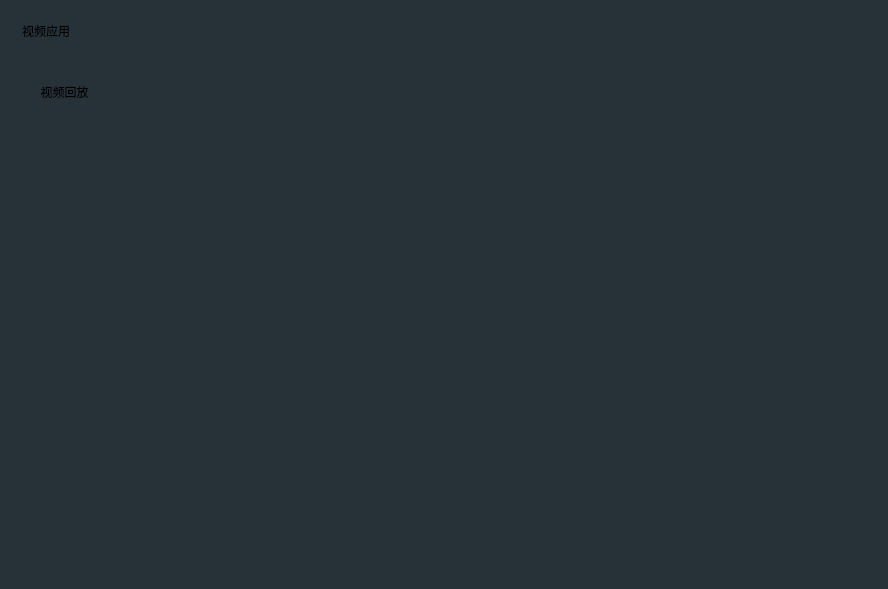
<?xml version="1.0" encoding="UTF-8"?>
<ui version="4.0">
 <class>MediaWidgets</class>
 <widget class="QWidget" name="MediaWidgets">
  <property name="geometry">
   <rect>
    <x>0</x>
    <y>0</y>
    <width>888</width>
    <height>589</height>
   </rect>
  </property>
  <property name="palette">
   <palette>
    <active>
     <colorrole role="Window">
      <brush brushstyle="SolidPattern">
       <color alpha="255">
        <red>38</red>
        <green>50</green>
        <blue>56</blue>
       </color>
      </brush>
     </colorrole>
    </active>
    <inactive>
     <colorrole role="Window">
      <brush brushstyle="SolidPattern">
       <color alpha="255">
        <red>38</red>
        <green>50</green>
        <blue>56</blue>
       </color>
      </brush>
     </colorrole>
    </inactive>
    <disabled>
     <colorrole role="Base">
      <brush brushstyle="SolidPattern">
       <color alpha="255">
        <red>38</red>
        <green>50</green>
        <blue>56</blue>
       </color>
      </brush>
     </colorrole>
     <colorrole role="Window">
      <brush brushstyle="SolidPattern">
       <color alpha="255">
        <red>38</red>
        <green>50</green>
        <blue>56</blue>
       </color>
      </brush>
     </colorrole>
    </disabled>
   </palette>
  </property>
  <property name="windowTitle">
   <string>Form</string>
  </property>
  <widget class="QGroupBox" name="HomeMenu">
   <property name="geometry">
    <rect>
     <x>20</x>
     <y>20</y>
     <width>561</width>
     <height>131</height>
    </rect>
   </property>
   <property name="styleSheet">
    <string notr="true">border:none;</string>
   </property>
   <property name="title">
    <string>视频应用</string>
   </property>
   <layout class="QHBoxLayout" name="horizontalLayout_2">
    <property name="leftMargin">
     <number>16</number>
    </property>
    <property name="topMargin">
     <number>36</number>
    </property>
    <property name="rightMargin">
     <number>16</number>
    </property>
    <property name="bottomMargin">
     <number>24</number>
    </property>
    <item>
     <widget class="QToolButton" name="Button_videoPlayback">
      <property name="text">
       <string>视频回放</string>
      </property>
      <property name="icon">
       <iconset>
        <normaloff>:/asset/titler/MediaPlayer.svg</normaloff>:/asset/titler/MediaPlayer.svg</iconset>
      </property>
      <property name="iconSize">
       <size>
        <width>48</width>
        <height>48</height>
       </size>
      </property>
      <property name="toolButtonStyle">
       <enum>Qt::ToolButtonTextUnderIcon</enum>
      </property>
     </widget>
    </item>
    <item>
     <spacer name="horizontalSpacer">
      <property name="orientation">
       <enum>Qt::Horizontal</enum>
      </property>
      <property name="sizeHint" stdset="0">
       <size>
        <width>40</width>
        <height>20</height>
       </size>
      </property>
     </spacer>
    </item>
   </layout>
  </widget>
  <widget class="QWidget" name="HomeMainWidget" native="true">
   <property name="geometry">
    <rect>
     <x>40</x>
     <y>180</y>
     <width>551</width>
     <height>311</height>
    </rect>
   </property>
   <property name="palette">
    <palette>
     <active>
      <colorrole role="Button">
       <brush brushstyle="SolidPattern">
        <color alpha="255">
         <red>0</red>
         <green>85</green>
         <blue>255</blue>
        </color>
       </brush>
      </colorrole>
      <colorrole role="Base">
       <brush brushstyle="SolidPattern">
        <color alpha="255">
         <red>144</red>
         <green>164</green>
         <blue>174</blue>
        </color>
       </brush>
      </colorrole>
     </active>
     <inactive>
      <colorrole role="Button">
       <brush brushstyle="SolidPattern">
        <color alpha="255">
         <red>0</red>
         <green>85</green>
         <blue>255</blue>
        </color>
       </brush>
      </colorrole>
      <colorrole role="Base">
       <brush brushstyle="SolidPattern">
        <color alpha="255">
         <red>144</red>
         <green>164</green>
         <blue>174</blue>
        </color>
       </brush>
      </colorrole>
     </inactive>
     <disabled>
      <colorrole role="Button">
       <brush brushstyle="SolidPattern">
        <color alpha="255">
         <red>0</red>
         <green>85</green>
         <blue>255</blue>
        </color>
       </brush>
      </colorrole>
     </disabled>
    </palette>
   </property>
   <widget class="QWidget" name="gridLayoutWidget">
    <property name="geometry">
     <rect>
      <x>20</x>
      <y>30</y>
      <width>321</width>
      <height>191</height>
     </rect>
    </property>
    <layout class="QGridLayout" name="gridLayout">
     <item row="0" column="0">
      <widget class="QWidget" name="widget_video" native="true"/>
     </item>
    </layout>
   </widget>
  </widget>
 </widget>
 <resources/>
 <connections/>
</ui>
